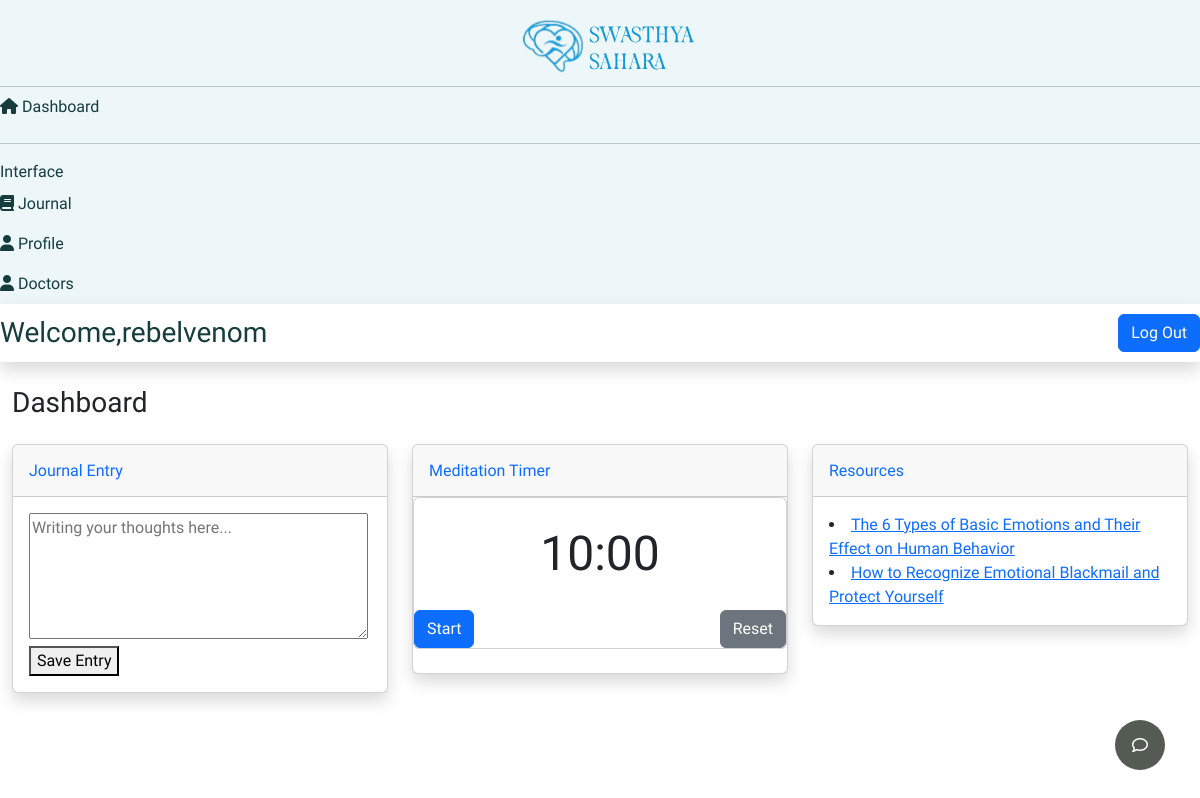
Page /dashboard/ (signed in) on the committed database.
### accounts/models.py (models this page shows, shortened)
class CustomUser(AbstractUser):
    first_name = models.CharField(max_length=255, blank=True, null=True)
    last_name = models.CharField(max_length=55, blank=True, null=True)
    phone = models.CharField(max_length=10, blank=True, null=True)
    image = models.ImageField(upload_to='avatars/', null=True, blank=True)

### Main/models.py (models this page shows, shortened)
class Blog(models.Model):
    cover_img=models.ImageField(upload_to='images/',null=True,blank=True)
    title = models.CharField(max_length=100)
    content=CKEditor5Field()
    created_on = models.DateTimeField(default=timezone.now)
    author=models.ForeignKey(settings.AUTH_USER_MODEL,on_delete=models.CASCADE,blank=True,null=True)
    category=models.CharField(max_length=100,default='Self-Care')

### Main/views.py (the view)
# urls.py: path('dashboard/',views.user,name="dashboard"),
@login_required(login_url='/accounts/login/')
def user(request):
    form = JournalEntryForm()
    blogs=Blog.objects.all()
    if request.method == 'POST':
        form = JournalEntryForm(request.POST)
        if form.is_valid():
            content = form.cleaned_data['content']
            journal_entry = form.save(commit=False)
            journal_entry.user = request.user  # Associate entry with logged-in user
            journal_entry.save()
            journal_entry.objects.create(content=content)
    else:
        form = JournalEntryForm()
    context={
        'form':form,
        'blogs':blogs
    }
    return render(request,"main/user_dashboard.html",context)

### Main/forms.py
class JournalEntryForm(forms.ModelForm):
    class Meta:
        model = JournalEntry
        fields = ['content']

### templates/main/user_dashboard.html (shortened to what this page needs)
{% extends "main/base_user.html"%}
{% load static %}
{% block content %}
<div class="container-fluid">
    <div class="d-sm-flex align-items-center justify-content-between mb-4">
        <h1 class="h3 mb-0 text-gray-800">Dashboard</h1>
    </div>
    <div class="row">
        <div class="col-lg-4 mb-4">
            <div class="card shadow mb-4">
                <div class="card-header py-3">
                    <h6 class="m-0 font-weight-bold text-primary">Journal Entry</h6>
                </div>
                <div class="card-body journal-entry-form">
                    <form method="post">
                        <textarea id="content" name="content" rows="5" cols="35" maxlength="100" placeholder="Writing your thoughts here..."></textarea>
                        <button type="submit">Save Entry</button>
                    </form>
                </div>
            </div>
        </div>
        <div class="col-lg-4 mb-4">
            <div class="card shadow mb-4">
                <div class="card-header py-3">
                    <h6 class="m-0 font-weight-bold text-primary">Meditation Timer</h6>
                </div>
                <div class="card mb-4">
                    <div id="countdown" class="countdown">10:00</div>
                    <div class="d-flex flex-row row-gap-3 justify-content-between">
                    <button id="startBtn" class="btn btn-primary">Start</button>
                        <button id="resetBtn" class="btn btn-secondary">Reset</button>
                    </div>
                </div>
            </div>
        </div>
        <div class="col-lg-4 mb-4">
            <div class="card shadow mb-4">
                <div class="card-header py-3">
                    <h6 class="m-0 font-weight-bold text-primary">Resources</h6>
                </div>
                <div class="card-body">
                    {% for post in blogs%}
                    <li><a href="{%url 'blog_post' post.pk%}">{{ post.title}}</a><br></li>
                    {% endfor %}
                </div>
            </div>
        </div>
    </div>
</div>
<button class="chatbot-toggler">
    <i class="fa-regular fa-comment"></i>
</button>
{% endblock %}

### templates/includes/nav.html
<nav class="navbar navbar-expand navbar-light bg-white topbar mb-4 static-top shadow d-flex flex-row align-items-center justify-content-between">
    <span class="text-center fs-3" style="color: var(--primary);">Welcome,{{user.username}}</span>
    <a class="btn btn-primary" href="{% url 'account_logout'%}">Log Out</a>
</nav>

### static/css/style.css (style rules this page uses)
:root { --primary: #163c3d; --paragraph-gray: #535b53; --primary-light: #e2eddf; --dark-grey: #475467; --white: white; --catskill:#edf6f9; --default: #0c090c; --padding: attr(data-padding); --margin: attr(data-margin); }
a { text-decoration: none; }
.body-font { font-family: 'Lexend', sans-serif !important; font-weight: 400; }
.chatbot-toggler { position: fixed; bottom: 30px; right: 35px; outline: none; border: none; height: 50px; width: 50px; display: flex; cursor: pointer; align-items: center; justify-content: center; border-radius: 50%; background: var(--paragraph-gray); transition: all 0.2s ease; }
.chatbot-toggler i { color: #fff; position: absolute; }
.countdown { font-size: 48px; margin: 20px 0; text-align: center; }

### rows in the picture
CustomUser: username "rebelvenom"
Blog: title "The 6 Types of Basic Emotions and Their Effect on Human Behavior"
Blog: title "How to Recognize Emotional Blackmail and Protect Yourself"
